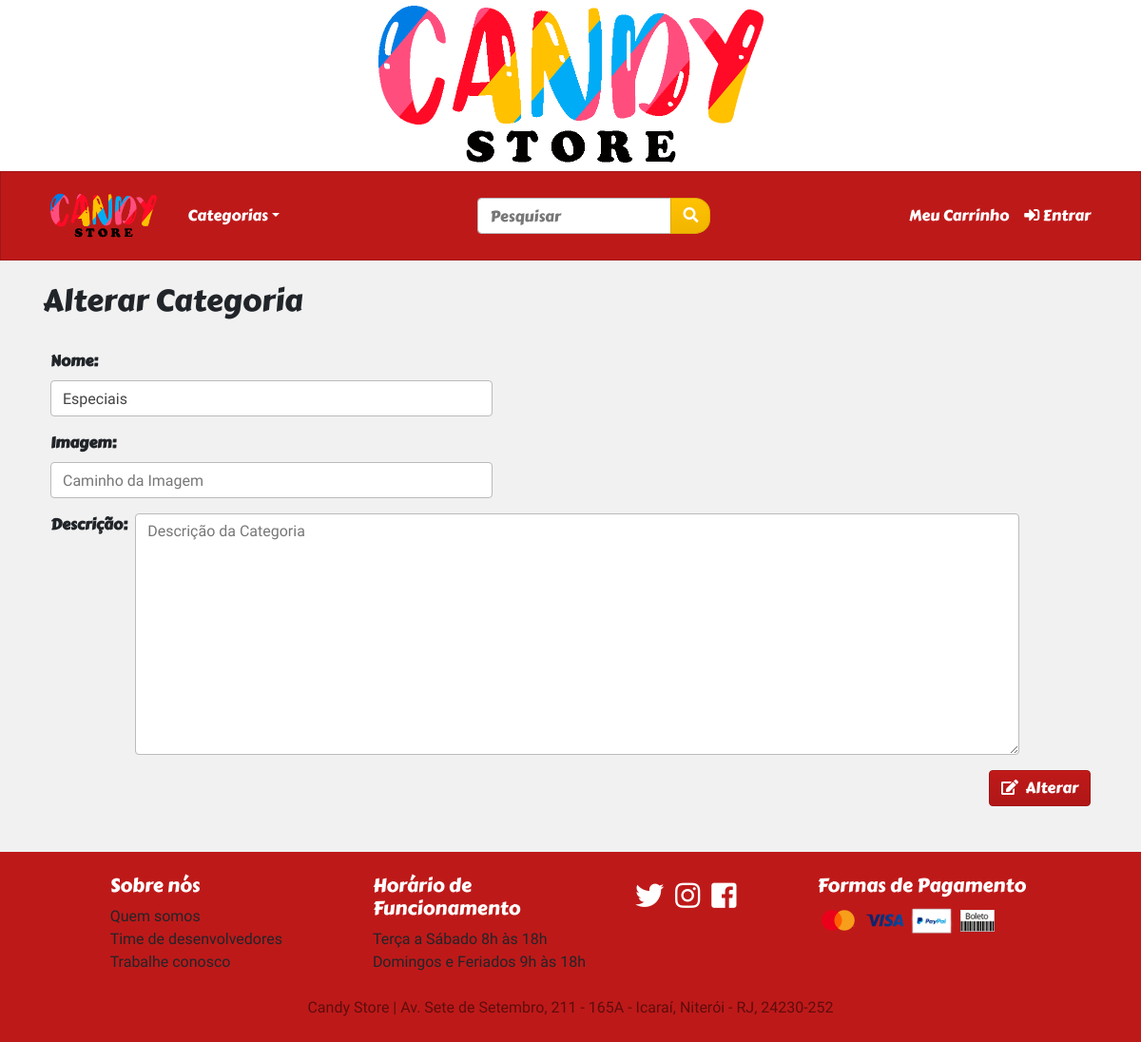
The app's page /categoria/administrar/edita/3/chicletes/, older data.
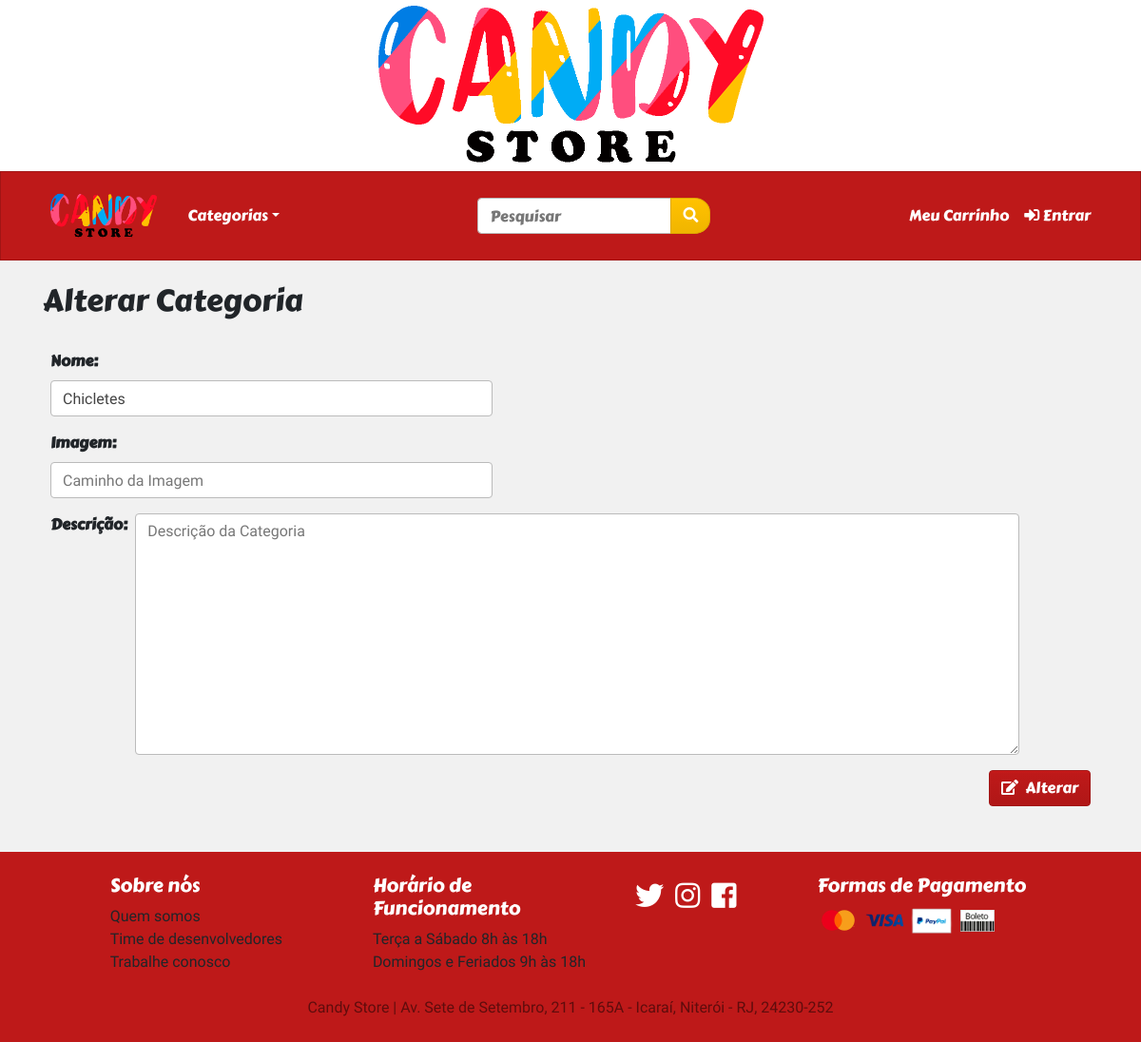
The same page, newer data.
### categoria/models.py (models this page shows, shortened)
class Categoria(models.Model):
    nome = models.CharField(max_length=100, db_index = True, unique = True)
    imagem = models.CharField(max_length=80, blank = True)
    descricao = models.TextField(max_length=800, default="",blank = True)
    slug = models.SlugField(max_length=100, default = '',blank = True)
    class Meta:
        db_table = 'categoria'
        ordering = ('nome',)

### categoria/views.py (the view)
# urls.py: path('administrar/edita/<int:id>/<slug:slugCategoria>/', views.editaCategoria, name='editaCategoria'),
def editaCategoria(request, id, slugCategoria):
    categoria = get_object_or_404(Categoria, pk=id)
    categoriaForm = CategoriaForm(instance=categoria)
    request.session['categoriaEditada'] = id
    return render(request, 'categoria/cadastraCategoria.html', {'form': categoriaForm})

### produto/forms.py
class PesquisaProdutoForm(forms.Form):
    nome = forms.CharField(
        widget = forms.TextInput(attrs={'class': 'form-control mr-0', 'placeholder':'Pesquisar', 'aria-label':'Pesquisar'}),
        required = False,
    )

### categoria/forms.py
class CategoriaForm(forms.ModelForm):
    class Meta:
        model = Categoria
        fields = ('nome','imagem', 'descricao')
    def __init__(self, *args, **kwargs):
        super().__init__(*args, **kwargs)
        self.fields['nome'].widget.attrs.update({'class': 'form-control w-85','placeholder':'Nome da Categoria'})
        self.fields['imagem'].widget.attrs.update({'class': 'form-control w-85','placeholder':'Caminho da Imagem'})
        self.fields['descricao'].widget.attrs.update({'class': 'form-control w-85','placeholder':'Descrição da Categoria'})

### categoria/contextProcessors.py (called while the page is built)
def categorias(request):
    categorias = Categoria.objects.all()
    return {
        'listaCategorias': categorias ,
    }

### produto/contextProcessors.py (called while the page is built)
def pesquisaProduto(request):
    form = PesquisaProdutoForm(request.GET)
    return {
        'pesquisa': form ,
    }

### categoria/templates/categoria/cadastraCategoria.html (shortened to what this page needs)
{% extends 'base.html' %}
{% load static %}
{% block corpo %}
	<div class="mx-auto container py-4">
		<h2 class="carterOne">
		{% if 'categoriaEditada' in request.session %}
			Alterar Categoria
		{% else %}
			Cadastrar Categoria
		{% endif %}
		</h2>
		<form action="{% url 'categoria:cadastraCategoria' %}" method="POST" class="py-4 px-2 carter" novalidate style="min-height: 323px">
			<div class="w-50 mb-3">
			<label for="{{form.nome.id_for_label}}" class="font-weight-bolder carterOne">Nome: </label>
			{{form.nome}}
			</div>
			<div class="w-50 mb-3">
			<label for="{{form.imagem.id_for_label}}" class="font-weight-bolder carterOne">Imagem: </label>
			{{form.imagem}}
			</div>
			<div class="d-flex justify-content-start mb-3" >
				<label for="{{form.descricao.id_for_label}}" class="font-weight-bolder carterOne mr-2">Descrição: </label>
				{{form.descricao}}
			</div>
			<div class="d-flex justify-content-end">
				<button id="botao" type="submit" class="btn btn-primary">
					{% if 'categoriaEditada' in request.session %}
					<i class="fas fa-edit mr-1"></i> Alterar
					{% else %}
					<i class="fas fa-plus-circle mr-1"></i> Cadastrar
					{% endif %}
				</button>
			</div>
		</form>
	</div>
{% endblock %}

Row changes from the older to the newer data that the page shows:
changed Categoria: nome "Especiais" → "Chicletes"
